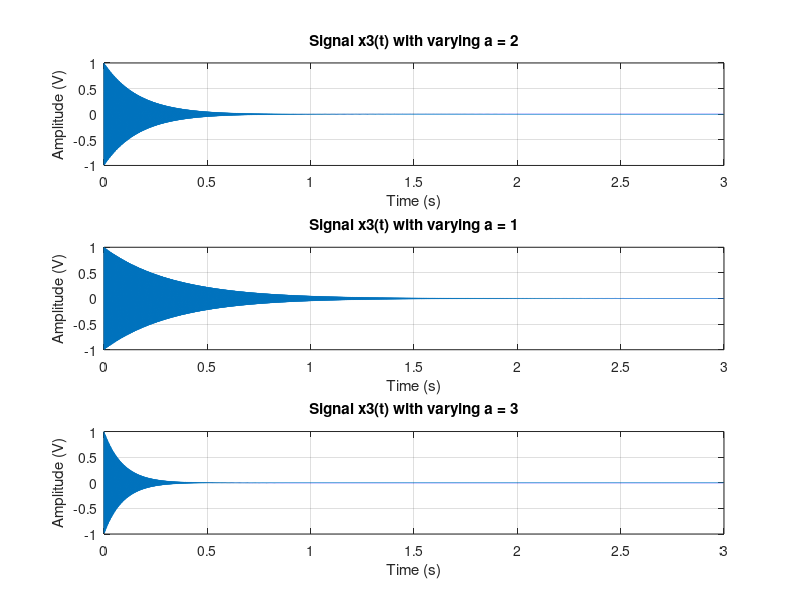

MATLAB code to generate this figure:
a_values = [2, 1, 3]; % Array of exponent coefficients
f_0 = 440; 
duration = 3; 
f_sample = 10000; 

% Generate time vector
t = linspace(0, duration, duration*f_sample);

% Compute x3 for each value of a
figure;
for i = 1:length(a_values)
    a = a_values(i);
    %Element-wise multiplication with arrays
    x3 = exp(-(a^2 + 2) * t) .* cos(2*pi*f_0*t); 
    
    subplot(length(a_values), 1, i);
    plot(t, x3);
    xlim([0,3]);
    xlabel('Time (s)');
    ylabel('Amplitude (V)');
    title(['Signal x3(t) with varying a = ', num2str(a)]);
    grid on;
    
    
    soundsc(x3, f_sample);
    pause(duration);
end